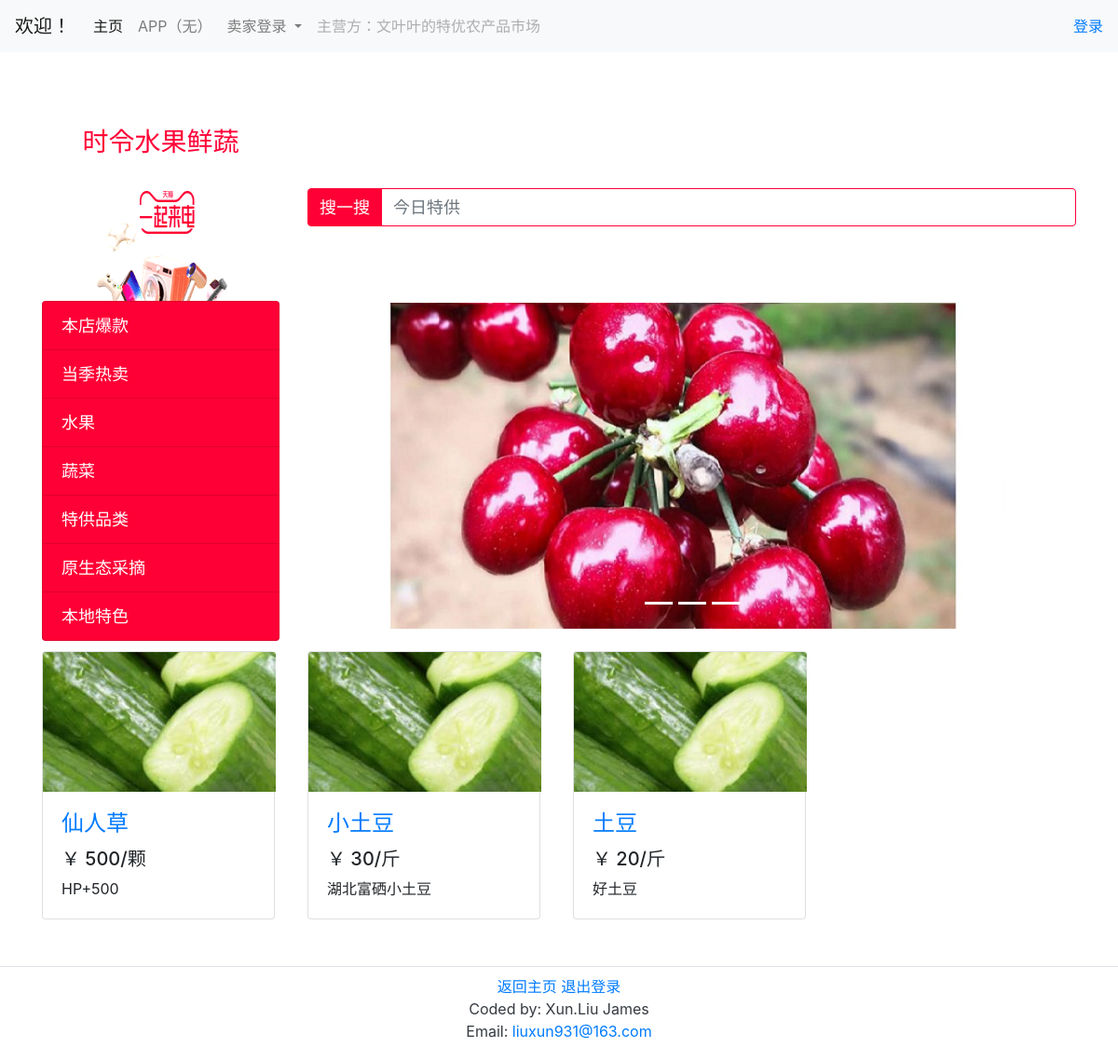
Page /Portal/ on the committed database.
### Product/models.py (models this page shows, shortened)
class Products(models.Model):
    name = models.CharField(max_length=32)
    catalog =  models.CharField(max_length=18, blank = True)
    unit = models.CharField(max_length=12, blank = True)
    unit_price = models.PositiveIntegerField(default = 0,)
    place = models.CharField(max_length=18, blank = True)
    details = models.TextField(blank = True)
    is_onsale = models.BooleanField(default = True,)

### Fmarket/views.py (the view)
# urls.py: path(r'Portal/', views.PortalView.as_view(),),
class PortalView(TemplateView):
    template_name = 'Portal/portal.html'
    def get_context_data(self, **kwargs):
        context = super().get_context_data(**kwargs)
        context['products'] = Products.objects.all()[0:3]
        return context

### templates/Portal/portal.html (shortened to what this page needs)
{% extends "base_layer2.html" %}
{% load static %}
{% block Portal %}
  <div class="container">
    <div class="row" style="padding-top:5%;">
      <div class="col-lg-3">
	  <div class ="text-center">
        <h3 class="my-4" id = "catalog-title">时令水果鲜蔬</h3>
		<img src="{% static "pic examples/tmall.gif" %}"  style="width:210px;height:130px;" alt="Responsive image"></img>
		</div>
        <div class="list-group">
	    <a href="#" class="list-group-item" id="side-catalog">本店爆款</a>
	    <a href="#" class="list-group-item" id="side-catalog">当季热卖</a>
	    <a href="#" class="list-group-item" id="side-catalog">水果</a>
	    <a href="#" class="list-group-item" id="side-catalog">蔬菜</a>
	    <a href="#" class="list-group-item" id="side-catalog">特供品类</a>
	    <a href="#" class="list-group-item" id="side-catalog">原生态采摘</a>
	    <a href="#" class="list-group-item" id="side-catalog">本地特色</a>
        </div>
		</div>
      <div class="col-lg-9">
        <div id="carouselExampleIndicators" class="carousel slide my-4" data-ride="carousel">
          <ol class="carousel-indicators">
            <li data-target="#carouselExampleIndicators" data-slide-to="0" class="active"></li>
            <li data-target="#carouselExampleIndicators" data-slide-to="1" class="active"></li>
            <li data-target="#carouselExampleIndicators" data-slide-to="2" class="active"></li>
          </ol>
			<div class="input-group mb-3" id="search-bar">
			  <div class="input-group-prepend">
				<span class="input-group-text" style = "color:white;font-size:18px;background-color:#FF0036;border-color:#FF0036;">搜一搜</span>
			  </div>
			  <input type="text" class="form-control" placeholder="今日特供" aria-label="搜索" aria-describedby="basic-addon1" style = "font-size: 18px;border-color:#FF0036;">
			</div>
          <div class="carousel-inner" role="listbox">
            <div class="carousel-item active">
              <img class="d-block img-fluid" src="{% static "pic examples/900-350/cherrie.jpg" %}"  style="width:950px;height:350px;">
            </div>
          </div>
          <a class="carousel-control-prev" href="#carouselExampleIndicators" role="button" data-slide="prev">
            <span class="carousel-control-prev-icon" aria-hidden="true"></span>
          </a>
          <a class="carousel-control-next" href="#carouselExampleIndicators" role="button" data-slide="next">
            <span class="carousel-control-next-icon" aria-hidden="true"></span>
          </a>
        </div>
        </div>
	<div class="container">
        <div class="row rol-col-5">
		    {% for p in products %}
          <div class="col-md-3  ">
            <div class="card h-100" style="width:250px;">
              <img class="card-img-top" src="{% static "pic examples/250-150/huanggua.jpg" %}"  style="width:250px;height:150px;">
              <div class="card-body">
                <h4 class="card-title">
                  <a href="/Product/Detail/{{p.id}}/">{{ p.name}}</a>
                </h4>
                <h5>￥ {{p.unit_price}}/{{p.unit}}</h5>
                <p class="card-text">{{p.details}}</p>
              </div>
            </div>
          </div>
		  {% endfor %}
        </div>
      </div>
    </div>
  </div>
{% endblock %}

### templates/base_layer2.html (shortened to what this page needs)
{% extends "base.html" %}
{% load static %}
{% block layer2 %}
{% block Portal %}{% endblock %}
{% endblock %}

### templates/base.html (shortened to what this page needs)
<!DOCTYPE html>
<html lang="en">
{% load static %}
<head>
	<link rel="stylesheet" href="{% static "bootstrap/bootstrap.css" %}">
	<link rel="stylesheet" href="{% static "chartjs/Chart.css" %}">
</head>
<body>
	<div>
	<nav class="navbar navbar-expand-lg navbar-light bg-light">
		<a class="navbar-brand" href="#">欢迎！</a>
		<div class="collapse navbar-collapse" id="navbarSupportedContent">
			<ul class="navbar-nav mr-auto">
				<li class="nav-item active">
					<a class="nav-link" href="/Portal/">主页 <span class="sr-only">(current)</span></a>
				</li>
				<li class="nav-item">
					<a class="nav-link" href="/Portal/">APP（无）</a>
				</li>
				<li class="nav-item dropdown">
					<a class="nav-link dropdown-toggle" href="/Fmarket/" id="navbarDropdown" role="button" data-toggle="dropdown" aria-haspopup="true" aria-expanded="false">
				卖家登录
					</a>
				</li>
				<li class="nav-item">
					<a class="nav-link disabled" href="#">主营方：文叶叶的特优农产品市场</a>
				</li>
			</ul>
			<div class="form-inline my-2 my-lg-0">
				{% if user.username == '' %}
					<p><a href="/accounts/login/"><div class="">登录</div></a><p/>
				{% else %}
					<p><div>您好：<a href="/User/home/">{{user.username}},</a></div> <div class=""><a href='/accounts/logout/'> 退出登录</a></div></p>
				{% endif%}
			</div>
			</div>
			</div>
	{% block layer2 %}
	{% endblock %}
<div class="container">
	<div class="row"  style="height:50px;">
	</div>
</div>
<div class="footer bg-white .bg-gradient-success text-dark modal-footer ">
<div class="container">
<div class="row">
<div class="col-6 offset-md-3">
	  	<div class="col-md-6 offset-md-3">
			<div class ="text-center"  style="">
				<a href = '/Portal/'>返回主页</a>
				<a href = '/accounts/logout'> 退出登录</a>
				<p>Coded by: Xun.Liu James Email: <a href="mailto:liuxun931@163.com">liuxun931@163.com</a></p>
			</div>
		</div>
</div>
</div>
</div>
</div>
</body>
</html>

### templates/Portal/portal.html (style rules this page uses)
#catalog-title { color:#FF0036; }
#side-catalog { color:rgb(255,255,255); background: #FF0036; font-size: 18px; }
#search-bar { padding-top:8%; padding-bottom:8%; }

### templates/base.html (style rules this page uses)
.footer { display: flex; justify-content: center; padding: 5px; padding-bottom:0; background-color: black; color: #fff; }

### rows in the picture
Products: name "仙人草", unit_price "500", unit "颗", details "HP+500"
Products: name "小土豆", unit_price "30", unit "斤", details "湖北富硒小土豆"
Products: name "土豆", unit_price "20", unit "斤", details "好土豆"
